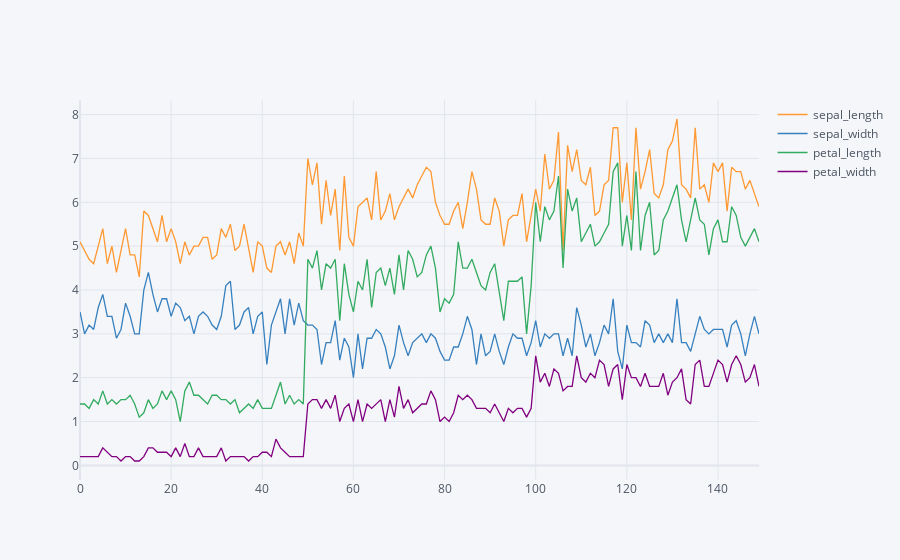

The cell this chart's notebook holds for it:
### Code cell
df.iplot()

### Figure 1 — Plotly figure (JSON) as saved in the notebook; plotly's stock layout.template omitted (floating-point values rounded to 4 significant figures; data arrays with more than 128 entries replaced by an {"elided": "..."} marker saying what was removed)
{"data": [{"line": {"color": "rgba(255, 153, 51, 1.0)", "dash": "solid", "shape": "linear", "width": 1.3}, "mode": "lines", "name": "sepal_length", "text": "", "type": "scatter", "x": {"elided": "150 int values"}, "y": {"elided": "150 float values"}}, {"line": {"color": "rgba(55, 128, 191, 1.0)", "dash": "solid", "shape": "linear", "width": 1.3}, "mode": "lines", "name": "sepal_width", "text": "", "type": "scatter", "x": {"elided": "150 int values"}, "y": {"elided": "150 float values"}}, {"line": {"color": "rgba(50, 171, 96, 1.0)", "dash": "solid", "shape": "linear", "width": 1.3}, "mode": "lines", "name": "petal_length", "text": "", "type": "scatter", "x": {"elided": "150 int values"}, "y": {"elided": "150 float values"}}, {"line": {"color": "rgba(128, 0, 128, 1.0)", "dash": "solid", "shape": "linear", "width": 1.3}, "mode": "lines", "name": "petal_width", "text": "", "type": "scatter", "x": {"elided": "150 int values"}, "y": {"elided": "150 float values"}}], "layout": {"legend": {"bgcolor": "#F5F6F9", "font": {"color": "#4D5663"}}, "paper_bgcolor": "#F5F6F9", "plot_bgcolor": "#F5F6F9", "title": {"font": {"color": "#4D5663"}}, "xaxis": {"gridcolor": "#E1E5ED", "showgrid": true, "tickfont": {"color": "#4D5663"}, "title": {"font": {"color": "#4D5663"}, "text": ""}, "zerolinecolor": "#E1E5ED"}, "yaxis": {"gridcolor": "#E1E5ED", "showgrid": true, "tickfont": {"color": "#4D5663"}, "title": {"font": {"color": "#4D5663"}, "text": ""}, "zerolinecolor": "#E1E5ED"}}}
